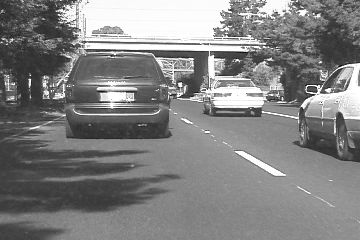
#> input picture data/Car4/img/0014.jpg, 360 x 240 px; its folder holds only this picture in this run
$ python lktracker_car.py
#> lines starting #> are read from the running program, lines starting #| are printed output that depends on the picture
import numpy as np
import cv2
import copy
from scipy.interpolate import RectBivariateSpline
import glob


# [60 lines left out: function LucasKanade, not called in this run]


if __name__=="__main__":
    path = "./data/Car4/img"
    #path = "./data/Bolt2/img"
    #path = "./data/DragonBaby/img"
    ext = ".jpg"
    images = glob.glob(path+'/*' + ext)
    images.sort()
    #rectangle = [70, 51, 107, 87]
    rectangle = [70, 51, 177, 138]
    #rectangle = [269, 75, 303, 139]
    #rectangle = [160, 83, 216, 148]

    l = rectangle[2] - rectangle[0]
    b = rectangle[3] - rectangle[1]

    rectangle0 = copy.deepcopy(rectangle)
    capture_in = cv2.imread(images[0])
#> capture_in is the input picture: shape (240, 360, 3); min 0, max 255, mean 129.5
    capture_gray_in = cv2.cvtColor(capture_in, cv2.COLOR_BGR2GRAY)
    clahe = cv2.createCLAHE(clipLimit=2.0, tileGridSize=(8,8))
    #capture_gray_in = clahe.apply(capture_gray_in)
    capture_gray_in = cv2.equalizeHist(capture_gray_in)
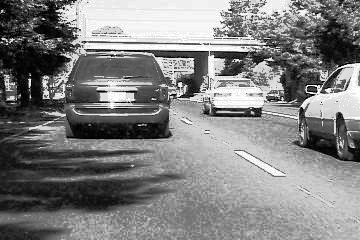
#> capture_gray_in: shape (240, 360); min 0, max 255, mean 128.8
    h,w = capture_gray_in.shape
#> h = 240; w = 360
    out = cv2.VideoWriter('Car2.avi', cv2.VideoWriter_fourcc('M','J','P','G'), 10, (w,h))
    #out = cv2.VideoWriter('Baby.avi', cv2.VideoWriter_fourcc('M','J','P','G'), 10, (w,h))

    for index in range(len(images)-1):
        if index % 60 == 0 and index < 230:
        #if index == 187:
            capture_gray_in = cv2.imread(images[index],0)
            capture_gray_in = cv2.equalizeHist(capture_gray_in)
        # [4 lines of commented-out code are left out]

        cv2.rectangle(capture,(int(rectangle[0]),int(rectangle[1])),(int(rectangle[0])+l,int(rectangle[1])+b),(255, 0, 0),3)
        cv2.imshow('Tracking Human', capture)
        out.write(capture)

        capture_next = cv2.imread(images[index+1])
        capture_gray_next = cv2.cvtColor(capture_next, cv2.COLOR_BGR2GRAY)
        capture_gray_next = cv2.equalizeHist(capture_gray_next)
        #capture_gray_next = clahe.apply(capture_gray_next)

        in_temp_x = capture_gray_in / 255.
        #in_temp = capture_gray / 255.
        in_temp_a = capture_gray_next / 255.
        #stop = LucasKanade(in_temp, in_temp_a, rectangle0)
        stop = LucasKanade(in_temp_x, in_temp_a, rectangle0)

        rectangle[0] = stop[0] + rectangle0[0]
        rectangle[1] = stop[1] + rectangle0[1]
        rectangle[2] = stop[0] + rectangle0[2]
        rectangle[3] = stop[1] + rectangle0[3]


        if cv2.waitKey(1) == 27:
            cv2.destroyAllWindows()
            break
    out.release()

$ run again, on data/Car4/img/0031.jpg
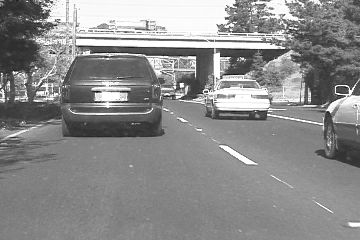
#> input picture data/Car4/img/0031.jpg, 360 x 240 px
#> capture_in is the input picture: shape (240, 360, 3); min 6, max 255, mean 139.5
#> `capture_gray_in = cv2.equalizeHist(capture_gray_in)`:
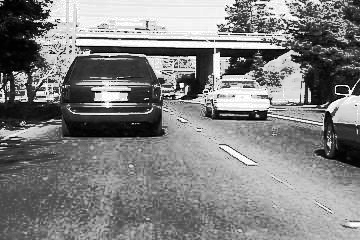
#> capture_gray_in: shape (240, 360); min 0, max 255, mean 129.1

$ run again, on data/Car4/img/0033.jpg
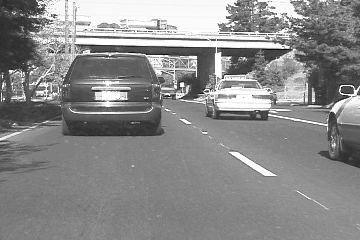
#> input picture data/Car4/img/0033.jpg, 360 x 240 px
#> capture_in is the input picture: shape (240, 360, 3); min 0, max 255, mean 138.1
#> `capture_gray_in = cv2.equalizeHist(capture_gray_in)`:
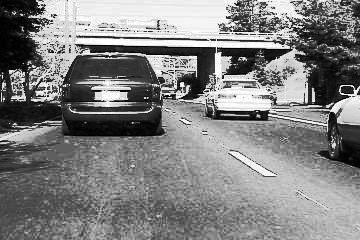
#> capture_gray_in: shape (240, 360); min 0, max 255, mean 129

$ run again, on data/Car4/img/0044.jpg
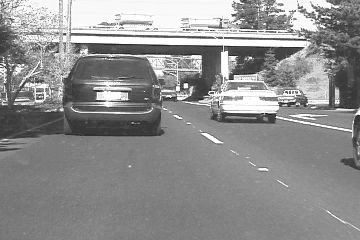
#> input picture data/Car4/img/0044.jpg, 360 x 240 px
#> capture_in is the input picture: shape (240, 360, 3); min 13, max 255, mean 142.8
#> `capture_gray_in = cv2.equalizeHist(capture_gray_in)`:
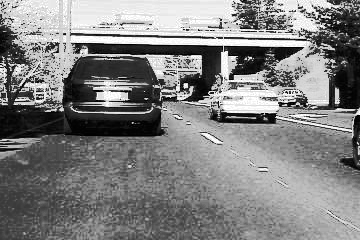
#> capture_gray_in: shape (240, 360); min 0, max 255, mean 129.1

$ run again, on data/Car4/img/0024.jpg
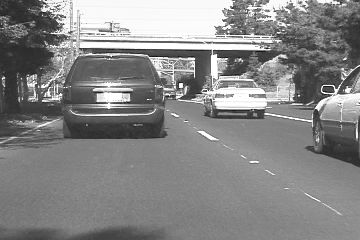
#> input picture data/Car4/img/0024.jpg, 360 x 240 px
#> capture_in is the input picture: shape (240, 360, 3); min 7, max 255, mean 133.9
#> `capture_gray_in = cv2.equalizeHist(capture_gray_in)`:
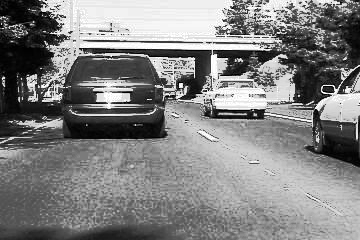
#> capture_gray_in: shape (240, 360); min 0, max 255, mean 129
